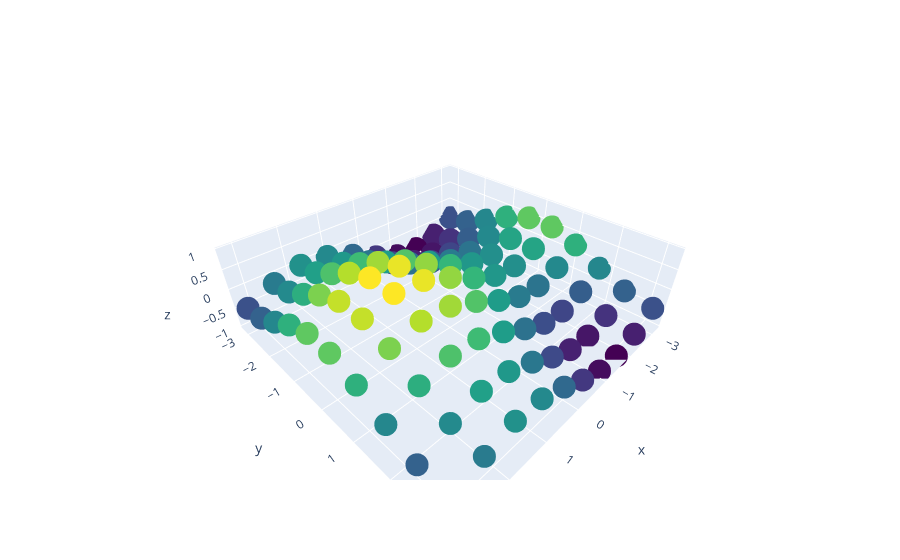

Source (notebook cell):
### Markdown cell above
When visualizing these samples, it is clear that a simple perceptron would never be able to model this. Instead, we will create an MLP to fit the data. By adding a hidden layer with a non-linear activation, you will see that the response of the MLP is much more flexible than the perceptron.

### Code cell
fig = go.Figure(data=[
    go.Scatter3d(x=x[:, 0], y=x[:, 1], z=y[:, 0],
                 mode='markers', marker=dict(
                     color=y[:, 0],
                     colorscale='Viridis',
                 ))
])
fig.show()
